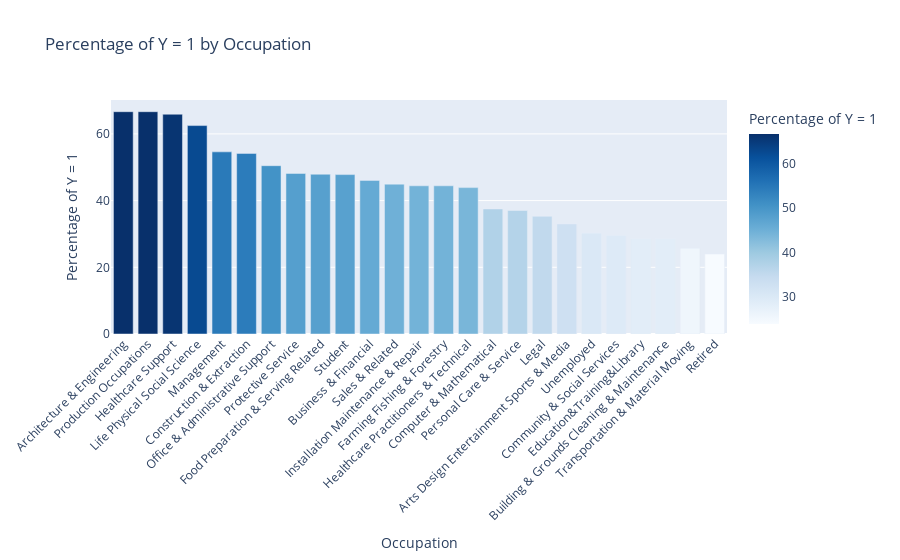

Notebook code for this chart:
### Code cell
# Group the Bar dataframe by 'occupation' and calculate the percentage of 'Y' equal to "1" within each group
Y_by_occupation = bar_df.groupby('occupation')['Y'].apply(lambda x: (x == 1).mean() * 100)

# Print the resulting Series
print(Y_by_occupation)

# Group the DataFrame by 'occupation' and calculate the percentage of 'Y' equal to "1" within each group
Y_by_occupation = bar_df.groupby('occupation')['Y'].apply(lambda x: (x == 1).mean() * 100).reset_index(name='percentage')

# Sort the DataFrame by 'percentage'
Y_by_occupation = Y_by_occupation.sort_values(by='percentage', ascending=False)

# Create an interactive bar plot using Plotly
fig = px.bar(Y_by_occupation, x='occupation', y='percentage', color='percentage',
             labels={'occupation': 'Occupation', 'percentage': 'Percentage of Y = 1'},
             title='Percentage of Y = 1 by Occupation', 
             color_continuous_scale='Blues')

fig.update_layout(xaxis_tickangle=-45)  # Rotate x-axis labels for better readability

fig.show()

### Figure 1 — Plotly figure (JSON) as saved in the notebook; plotly's stock layout.template omitted (floating-point values rounded to 4 significant figures)
{"data": [{"alignmentgroup": "True", "hovertemplate": "Occupation=%{x}<br>Percentage of Y = 1=%{marker.color}<extra></extra>", "legendgroup": "", "marker": {"color": [66.67, 66.67, 65.91, 62.5, 54.62, 54.17, 50.48, 48.15, 47.92, 47.81, 46.07, 44.94, 44.44, 44.44, 43.9, 37.5, 37.04, 35.29, 33, 30.23, 29.55, 28.57, 28.57, 25.71, 24], "coloraxis": "coloraxis", "pattern": {"shape": ""}}, "name": "", "offsetgroup": "", "orientation": "v", "showlegend": false, "textposition": "auto", "type": "bar", "x": ["Architecture & Engineering", "Production Occupations", "Healthcare Support", "Life Physical Social Science", "Management", "Construction & Extraction", "Office & Administrative Support", "Protective Service", "Food Preparation & Serving Related", "Student", "Business & Financial", "Sales & Related", "Installation Maintenance & Repair", "Farming Fishing & Forestry", "Healthcare Practitioners & Technical", "Computer & Mathematical", "Personal Care & Service", "Legal", "Arts Design Entertainment Sports & Media", "Unemployed", "Community & Social Services", "Education&Training&Library", "Building & Grounds Cleaning & Maintenance", "Transportation & Material Moving", "Retired"], "xaxis": "x", "y": [66.67, 66.67, 65.91, 62.5, 54.62, 54.17, 50.48, 48.15, 47.92, 47.81, 46.07, 44.94, 44.44, 44.44, 43.9, 37.5, 37.04, 35.29, 33, 30.23, 29.55, 28.57, 28.57, 25.71, 24], "yaxis": "y"}], "layout": {"barmode": "relative", "coloraxis": {"colorbar": {"title": {"text": "Percentage of Y = 1"}}, "colorscale": [[0, "rgb(247,251,255)"], [0.125, "rgb(222,235,247)"], [0.25, "rgb(198,219,239)"], [0.375, "rgb(158,202,225)"], [0.5, "rgb(107,174,214)"], [0.625, "rgb(66,146,198)"], [0.75, "rgb(33,113,181)"], [0.875, "rgb(8,81,156)"], [1, "rgb(8,48,107)"]]}, "legend": {"tracegroupgap": 0}, "title": {"text": "Percentage of Y = 1 by Occupation"}, "xaxis": {"anchor": "y", "domain": [0, 1], "tickangle": -45, "title": {"text": "Occupation"}}, "yaxis": {"anchor": "x", "domain": [0, 1], "title": {"text": "Percentage of Y = 1"}}}}
